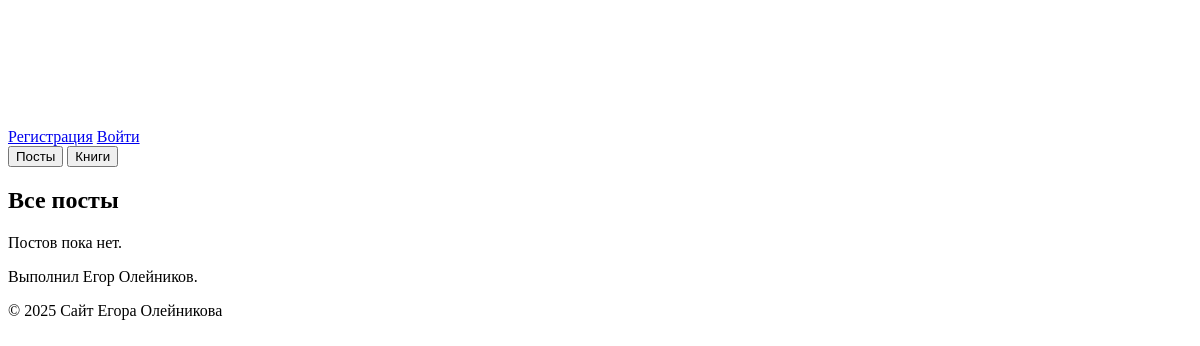
Before: / with the older database file.
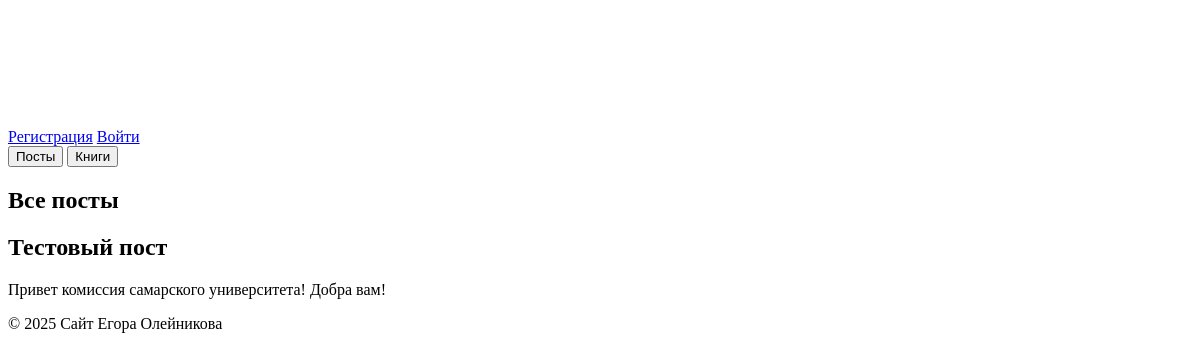
After: the same page with the newer database file.
### mainhub/models.py (models this page shows, shortened)
class Post(models.Model):
    title = models.CharField(max_length=200)
    content = models.TextField()

### mainhub/views.py (the view)
# urls.py: path('', views.post_list, name='post_list'),
def post_list(request):
    posts = Post.objects.all()
    books = Book.objects.all()
    tab = request.GET.get('tab', 'posts')
    return render(request, 'mainhub/post_list.html', {'posts': posts, 'books': books, 'tab': tab})

### mainhub/templates/mainhub/post_list.html (shortened to what this page needs)
{% extends 'base.html' %}
{% block content %}
<nav class="tabs">
    <button data-tab="posts" class="tab-btn">Посты</button>
    <button data-tab="books" class="tab-btn">Книги</button>
</nav>
<section id="posts" class="tab-panel">
    <h1>Все посты</h1>
    {% for post in posts %}
        <article>
            <h2>{{ post.title }}</h2>
            <p>{{ post.content }}</p>
        </article>
    {% empty %}
        <p>Постов пока нет.</p>
        <p>Выполнил Егор Олейников.</p>
    {% endfor %}
</section>
{% endblock %}

### mainhub/templates/base.html (shortened to what this page needs)
{% load static %}
<!DOCTYPE html>
<html lang="ru">
<head>
    <link rel="stylesheet" href="{% static 'css/style.css' %}">
</head>
<body>
    <header>
        <div class="header-row">
            <h1 style="display: flex; align-items: center; gap: 15px; color: #ffffff;">
                <img src="{% static 'css/logo.png' %}" alt="Лого" style="height: 85px; width: auto; display: block; filter: brightness(0) invert(1);">
                <span>Сайт Егора Олейникова</span>
            </h1>
            <div class="auth-links">
                {% if user.is_authenticated %}
                    <span class="username">{{ user.username }}</span>
                    <a href="{% url 'logout' %}" class="btn btn-outline">Выйти</a>
                {% else %}
                    <a href="{% url 'signup' %}" class="btn btn-outline">Регистрация</a>
                    <a href="{% url 'login' %}" class="btn btn-primary">Войти</a>
                {% endif %}
            </div>
        </div>
    </header>
    <main>
        {% block content %}{% endblock %}
    </main>
    <footer>
        © 2025 Сайт Егора Олейникова
    </footer>
</body>
</html>

Changed rows visible on the page:
added Post: title "Тестовый пост", content "Привет комиссия самарского университета! Добра вам!"
Other visible differences:
text no longer shown: "Постов пока нет. Выполнил Егор Олейников."
